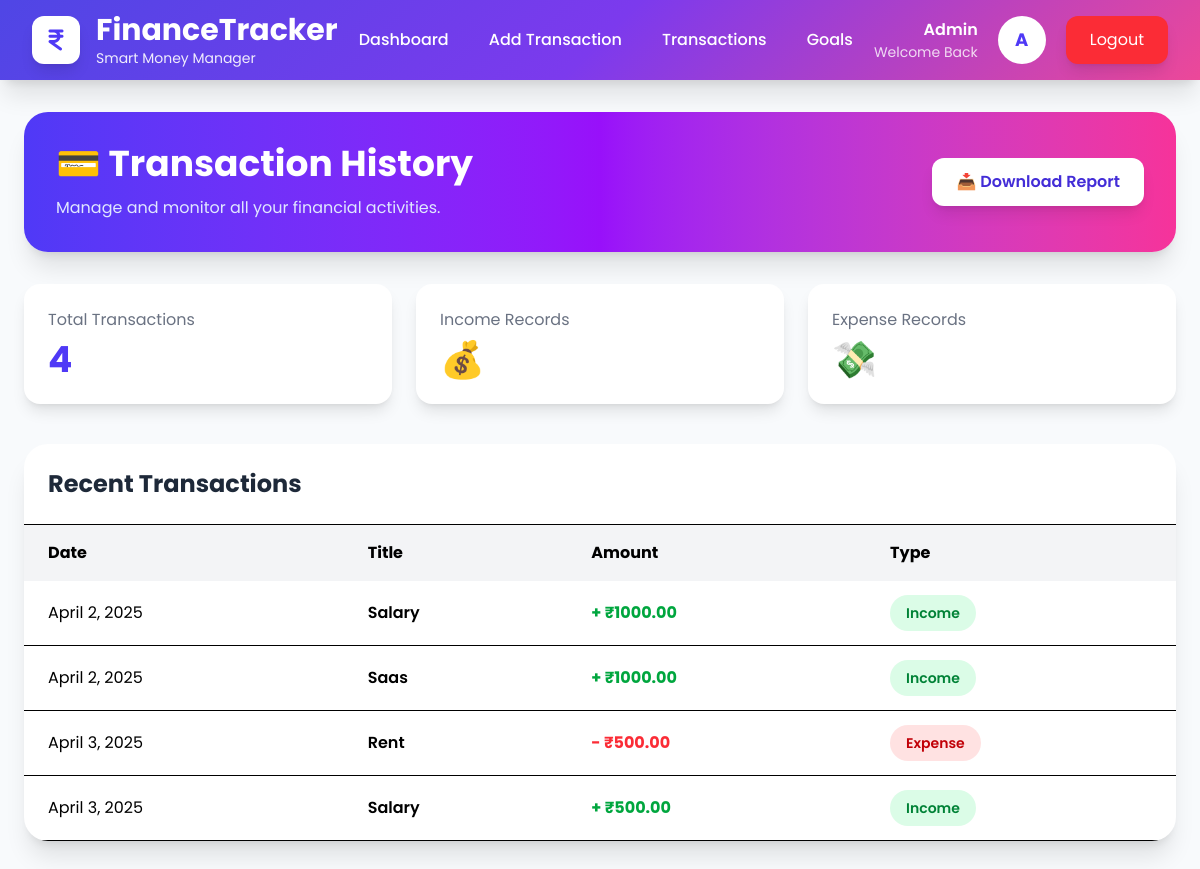
Page /transactions/ (signed in) on the committed database.
### finance/models.py (models this page shows, shortened)
class Transaction(models.Model):
  TRANSACTION_TYPES = [
    ('Income', 'Income'),
    ('Expense', 'Expense')
  ]
  user = models.ForeignKey(User, on_delete=models.CASCADE)
  title = models.CharField(max_length=255)
  amount = models.DecimalField(max_digits=10, decimal_places=2)
  transaction_type = models.CharField(max_length=10, choices=TRANSACTION_TYPES)
  date = models.DateField()
  category = models.CharField(max_length=255)

### finance/views.py (the view)
# urls.py: path('transactions/', TransactionListView.as_view(), name='transaction_list'),
class TransactionListView(LoginRequiredMixin, View):
  def get(self, request, *args, **kwargs):
    transactions = Transaction.objects.filter(user = request.user)
    return render(request, 'finance/transaction_list.html', {'transactions':transactions})

### finance/templates/finance/transaction_list.html (shortened to what this page needs)
{% extends "finance/base.html" %}
{% block content %}
<div class="max-w-7xl mx-auto px-6 py-8">
    <div class="bg-gradient-to-r from-indigo-600 via-purple-600 to-pink-500 rounded-3xl p-8 text-white shadow-xl">
        <div class="flex flex-col md:flex-row justify-between items-center">
            <div>
                <h1 class="text-4xl font-bold">
                    💳 Transaction History
                </h1>
                <p class="mt-3 text-indigo-100">
                    Manage and monitor all your financial activities.
                </p>
            </div>
            <a href="{% url 'export_transactions' %}"
                class="mt-6 md:mt-0 bg-white text-indigo-700 px-6 py-3 rounded-xl font-semibold shadow-lg hover:scale-105 transition">
                📥 Download Report
            </a>
        </div>
    </div>
    <div class="grid md:grid-cols-3 gap-6 mt-8">
        <div class="bg-white rounded-2xl shadow-lg p-6">
            <p class="text-gray-500">
                Total Transactions
            </p>
            <h2 class="text-4xl font-bold text-indigo-600 mt-2">
                {{ transactions|length }}
            </h2>
        </div>
        <div class="bg-white rounded-2xl shadow-lg p-6">
            <p class="text-gray-500">
                Income Records
            </p>
            <h2 class="text-4xl font-bold text-green-600 mt-2">
                💰
            </h2>
        </div>
        <div class="bg-white rounded-2xl shadow-lg p-6">
            <p class="text-gray-500">
                Expense Records
            </p>
            <h2 class="text-4xl font-bold text-red-500 mt-2">
                💸
            </h2>
        </div>
    </div>
    <div class="bg-white rounded-3xl shadow-xl mt-10 overflow-hidden">
        <div class="p-6 border-b">
            <h2 class="text-2xl font-bold text-gray-800">
                Recent Transactions
            </h2>
        </div>
        {% if transactions %}
        <div class="overflow-x-auto">
            <table class="w-full">
                <thead class="bg-gray-100">
                    <tr>
                        <th class="px-6 py-4 text-left">
                            Date
                        </th>
                        <th class="px-6 py-4 text-left">
                            Title
                        </th>
                        <th class="px-6 py-4 text-left">
                            Amount
                        </th>
                        <th class="px-6 py-4 text-left">
                            Type
                        </th>
                    </tr>
                </thead>
                <tbody>
                    {% for transaction in transactions %}
                    <tr class="border-b hover:bg-indigo-50 transition">
                        <td class="px-6 py-5">
                            {{ transaction.date }}
                        </td>
                        <td class="px-6 py-5 font-semibold">
                            {{ transaction.title }}
                        </td>
                        <td class="px-6 py-5 font-bold">
                            {% if transaction.transaction_type == "Income" %}
                            <span class="text-green-600">
                                + ₹{{ transaction.amount|floatformat:2 }}
                            </span>
                            {% else %}
                            <span class="text-red-500">
                                - ₹{{ transaction.amount|floatformat:2 }}
                            </span>
                            {% endif %}
                        </td>
                        <td class="px-6 py-5">
                            {% if transaction.transaction_type == "Income" %}
                            <span class="bg-green-100 text-green-700 px-4 py-2 rounded-full text-sm font-semibold">
                                Income
                            </span>
                            {% else %}
                            <span class="bg-red-100 text-red-700 px-4 py-2 rounded-full text-sm font-semibold">
                                Expense
                            </span>
                            {% endif %}
                        </td>
                    </tr>
                    {% endfor %}
                </tbody>
            </table>
        </div>
        {% endif %}
    </div>
</div>
{% endblock %}

### finance/templates/finance/base.html (shortened to what this page needs)
<!DOCTYPE html>
<html lang="en">
<head>
  <script src="https://cdn.jsdelivr.net/npm/@tailwindcss/browser@4"></script>
  <link rel="stylesheet" href="https://cdnjs.cloudflare.com/ajax/libs/font-awesome/6.7.2/css/all.min.css" />
</head>
<body>
  {% if user.is_authenticated %}
  <nav class="gradient text-white shadow-xl sticky top-0 z-50">
    <div class="max-w-7xl mx-auto px-8">
      <div class="flex justify-between items-center h-20">
        <div class="flex items-center gap-4">
          <div
            class="bg-white text-indigo-600 w-12 h-12 rounded-xl flex items-center justify-center text-2xl shadow-lg">
            <i class="fa-solid fa-indian-rupee-sign"></i>
          </div>
          <div>
            <h1 class="text-3xl font-bold">
              FinanceTracker
            </h1>
            <p class="text-sm opacity-90">
              Smart Money Manager
            </p>
          </div>
        </div>
        <div class="hidden md:flex gap-10 font-medium">
          <a href="{% url 'dashboard' %}" class="nav-link">
            Dashboard
          </a>
          <a href="{% url 'transaction_add' %}" class="nav-link">
            Add Transaction
          </a>
          <a href="{% url 'transaction_list' %}" class="nav-link">
            Transactions
          </a>
          <a href="{% url 'goal_add' %}" class="nav-link">
            Goals
          </a>
        </div>
        <div class="flex items-center gap-5">
          <div class="text-right">
            <p class="font-semibold">
              {{ request.user|capfirst }}
            </p>
            <p class="text-sm opacity-80">
              Welcome Back
            </p>
          </div>
          <div
            class="w-12 h-12 rounded-full bg-white text-indigo-600 font-bold flex items-center justify-center text-lg">
            {{ request.user.username|first|upper }}
          </div>
          <form action="{% url 'logout' %}" method="POST">
            <button class="btn bg-red-500 hover:bg-red-600 px-6 py-3 rounded-xl shadow-lg">
              Logout
            </button>
          </form>
        </div>
      </div>
    </div>
  </nav>
  {% endif %}
  <div class="min-h-screen">
    {% block content %}
    {% endblock %}
  </div>
</body>
</html>

### finance/templates/finance/base.html (style rules this page uses)
body { font-family: 'Poppins', sans-serif; background: #f8fafc; }
.gradient { background: linear-gradient(135deg, #4f46e5, #7c3aed, #ec4899); }
.nav-link { position: relative; transition: .3s; }
.nav-link::after { content: ''; position: absolute; left: 0; bottom: -6px; width: 0%; height: 2px; background: white; transition: .3s; }
.btn { transition: .3s; }

### rows in the picture
Transaction: transaction_type "Income"
Transaction: transaction_type "Income"
Transaction: transaction_type "Expense"
Transaction: transaction_type "Income"

### other values in the picture
{{ request.user|capfirst }} "Admin"
{{ request.user.username|first|upper }} "A"
{{ transactions|length }} "4"
